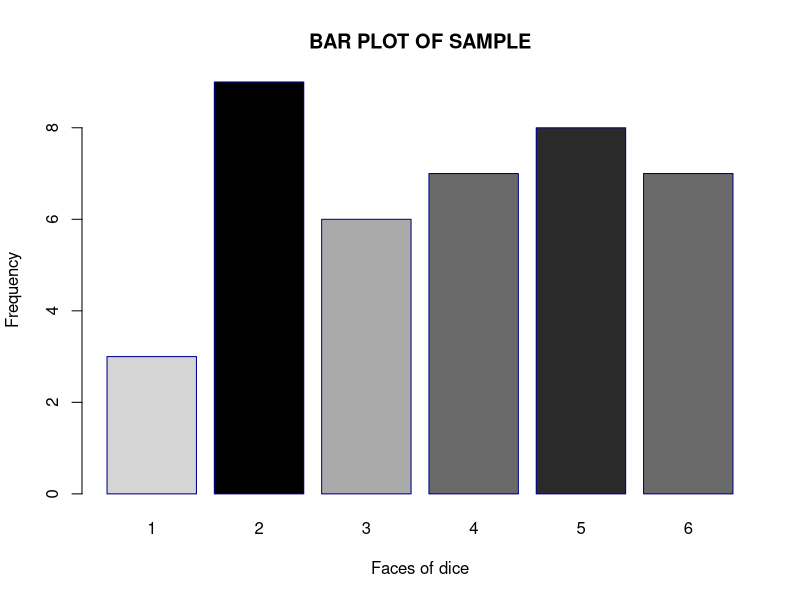

Recreate this plot in R.
s1 <- sample(1:6, 40, replace = TRUE)
s2 <- sample(1:6, 70, replace = TRUE)
s3 <- sample(1:6, 100, replace = TRUE)
t <- table(s1) #q13
rel <- rank(t)/length(t)



barplot(t, main = "BAR PLOT OF SAMPLE", xlab = "Faces of dice", ylab = "Frequency", border = "dark blue", col = gray(1-rel)) 

